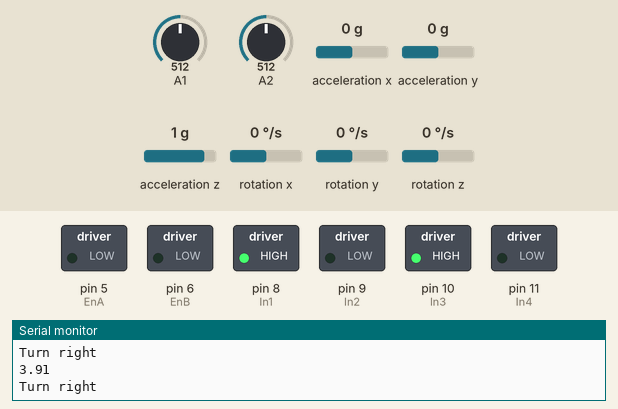
Bench run of a sketch on a simulated Arduino Uno, built with avr-gcc and run on an emulated ATmega328P. Parts: switched loads named in the sketch (green lamp = pin HIGH), the last lines printed to the serial monitor. Wiring (inferred from the names in the program): MPU-6050 motion sensor at I2C address 0x68. Inputs (shaded band) come from the test bench; at power-on: A2 = 512, A1 = 512, rotation z 0 °/s, acceleration x 0 g, acceleration y 0 g, acceleration z 1 g, rotation x 0 °/s, rotation y 0 °/s.

Above: at 1.2 s.
1.3 s: A2 set to 428
2.8 s: A2 set to 404
At 3.6 s:
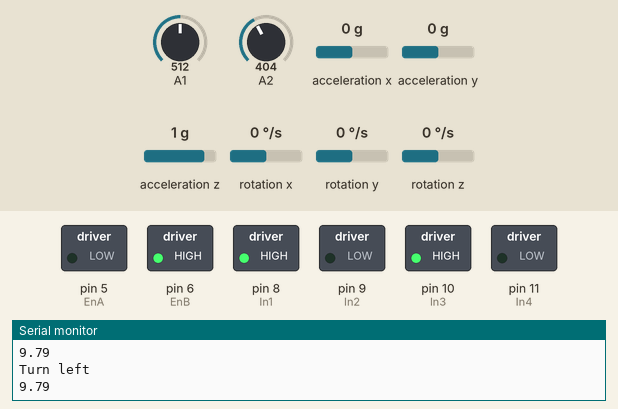
4.3 s: A1 set to 409
5.8 s: A1 set to 382
At 7.2 s:
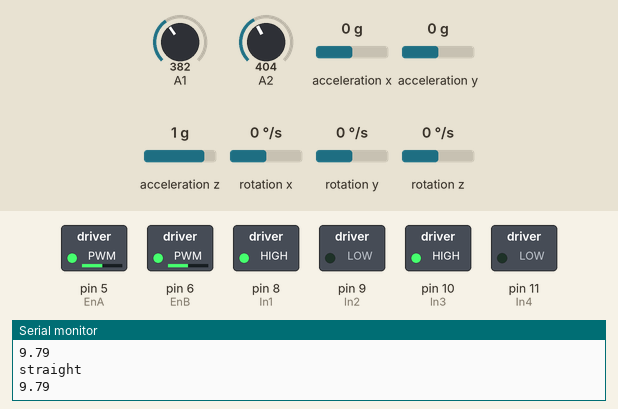
8.8 s: rotation z set to 12 °/s
At 9.3 s:
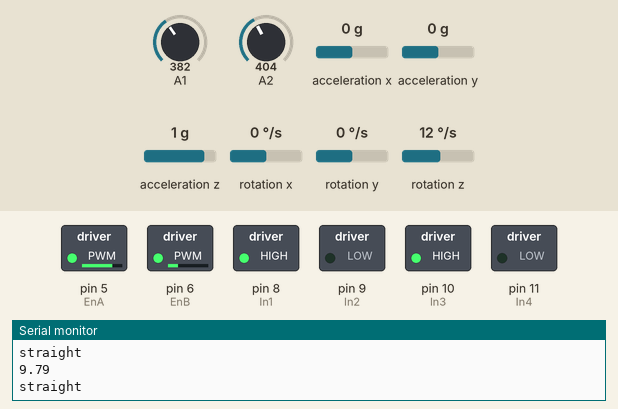
11.8 s: rotation z set to -100 °/s
At 60.7 s:
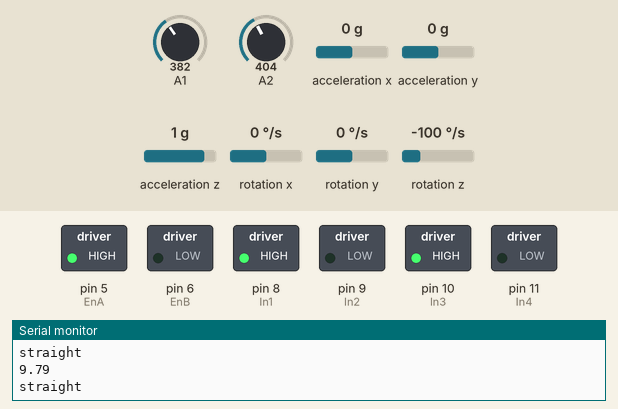
Timing chart, 0 to 61.0 s (numbered marks = the images above; inputs shaded):
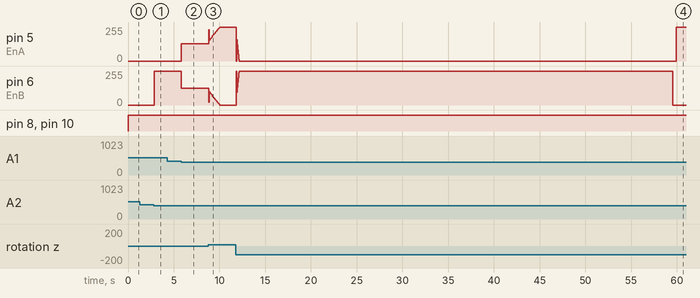

The sketch:

2020-01-31-Test_wall_follower_ir_state_machine.ino
```cpp
// Test de développement robot autonome

#include <Servo.h>
//#include <PID_v1.h>
#include <Wire.h>

const int MPU = 0x68; // MPU6050 I2C address
float AccX, AccY, AccZ;
float GyroX, GyroY, GyroZ;
float accAngleX, accAngleY, gyroAngleX, gyroAngleY, gyroAngleZ;
float roll, pitch, yaw;
float AccErrorX, AccErrorY, GyroErrorX, GyroErrorY, GyroErrorZ;
float elapsedTime, currentTime, previousTime;
int c = 0;
float y = 0;

//variable du pid
float pi = 3.1416;
float command_yaw_rate = 0; //commande de 0 rad/s
float error_yaw_rate = 0;
float previous_error_yaw_rate = 0;
float pid = 0;
float pid_p = 0;
float pid_i = 0;
float pid_d = 0;
float kp = 2;
float ki = 0.5;
float kd = 0.5;

//Motor Connections
//Change this if you wish to use another diagram
//Moteur A a gauche
//Moteur B a droite
const int EnA = 5;
const int EnB = 6;
const int In1 = 8;
const int In2 = 9;
const int In3 = 10;
const int In4 = 11;

//definition des pins et variables pour sensor de distance
// defines pins numbers
const int trigPin = 12;
const int echoPin = 13;
int previous_right_distance = 0;
const int trigPin2 = 2;
const int echoPin2 = 3;
float distance = 0;
float distance2 = 0;
float previous_distance = 0;
int distance_lue2 = 0;


////variables et objets PID
////initial tuning parameters
//double Setpoint, Input, Output;
//double Kp=2, Ki=1, Kd=1;
//PID myPID(&Input, &Output, &Setpoint, Kp, Ki, Kd, DIRECT);

//variables wall follower
float regions[5] = {0,0,0,0,0}; //right, fright,front,fleft,left
int state_active = 0; //variable globale
//state
//    0: 'find the wall',
//    1: 'turn right',
//    2: 'follow the wall',
//    3: 'stop',

// servo object
Servo myservo;
int pos = 0;

//variables loop
int T = 80; //periode de rafraichissement du servo ms
int t_actuel = 0;
int t1 = 0;
bool v_pos = 1; //direction de la rotation 1:0>180, 0:180>0
int defined_pos[5] = {0,54,90,126,180};
int i = 0;
int correction = 0;

void setup()
{
  // All motor control pins are outputs
  pinMode(EnA, OUTPUT);
  pinMode(EnB, OUTPUT);
  pinMode(In1, OUTPUT);
  pinMode(In2, OUTPUT);
  pinMode(In3, OUTPUT);
  pinMode(In4, OUTPUT);

  //setup du sensor de distance
  pinMode(trigPin, OUTPUT); // Sets the trigPin as an Output
  pinMode(echoPin, INPUT); // Sets the echoPin as an Input
  pinMode(trigPin2, OUTPUT); // Sets the trigPin as an Output
  pinMode(echoPin2, INPUT); // Sets the echoPin as an Input

//  //setup de la pin pour le servo
//  myservo.attach(3);

  Serial.begin(9600);
  Wire.begin();                      // Initialize comunication
  Wire.beginTransmission(MPU);       // Start communication with MPU6050 // MPU=0x68
  Wire.write(0x6B);                  // Talk to the register 6B
  Wire.write(0x00);                  // Make reset - place a 0 into the 6B register
  Wire.endTransmission(true);        //end the transmission

//  //setup PID
//  myPID.SetOutputLimits(-30, 30);
//  //valeur cible de la distance robot-mur
//  Setpoint = 20;
//  //turn the PID on
//  myPID.SetMode(AUTOMATIC);
}

//lecture detecteur
void lecture_ultrason()
{
  float distance = 0;
  float distance_right = 0;
  regions[1] = detection_avant();
  regions[0] = detection_arriere();
//  if(pos >= 0 && pos <= 36){
//    regions[0] = distance;
//  }
//  if(pos > 36 && pos <= 72){
//    regions[1] = distance;
//  }
//  if(pos > 72 && pos <= 108){
//    regions[2] = distance;
//  }
//  if(pos > 108 && pos <= 144){
//    regions[3] = distance;
//  }
//  if(pos > 144 && pos <= 180){
//    regions[4] = distance;
//  }
}

void change_state(int state)
{
  if(state != state_active){
    //reset pid
    error_yaw_rate = 0;
    previous_error_yaw_rate = 0;
    pid_p = 0;
    pid_i = 0;
    pid_d = 0;
    state_active = state;
  }
}

//recois la lecture du capteur et prend la décision d'état à adopter.
void take_action()
{
  char state_description[] = "";
  float d = 13;  //distance_min_detection en cm
  //note: dans les conditions tous les fright(1) sont remplacés par right (0)
  //correction de distance2
  distance2 = distance2 + 1;
  if(distance >= 10 && distance <= 23 && distance2 >= 10 && distance2 <= 23){
     change_state(1);
     v_robot(200,0);
     Serial.println("straight");
  }
  else if(distance < 10 && distance2 < 10){
    change_state(2);
    v_robot(0,-pi);
    Serial.println("Turn right");
  }
  else if(distance > 23 && distance2 > 23){
    change_state(3);
    v_robot(0,pi);
    Serial.println("Turn left");
  }
  else if(distance > 10 && distance2 < 10){
    change_state(2);
    v_robot(0,-pi);
    Serial.println("Turn right");
  }
  else if(distance < 10 && distance2 > 10){
    change_state(3);
    v_robot(0,pi);
    Serial.println("Turn left");
  }
  else{
    change_state(0);
    v_robot(0,0);
    Serial.println("Stop");
  }
}

//fonction du detecteur qui renvoie la distance en cm
int detection_avant()
{
  // defines variables
  long duration;
  float distance;

  // Clears the trigPin
  digitalWrite(trigPin, LOW);
  delayMicroseconds(2);
  // Sets the trigPin on HIGH state for 10 micro seconds
  digitalWrite(trigPin, HIGH);
  delayMicroseconds(10);
  digitalWrite(trigPin, LOW);

  // Reads the echoPin, returns the sound wave travel time in microseconds
  duration = pulseIn(echoPin, HIGH);

  // Calculating the distance
  distance= duration*0.034/2;
  return distance;
}

//fonction du detecteur qui renvoie la distance en cm
int detection_arriere()
{
  // defines variables
  long duration;
  float distance;

  // Clears the trigPin
  digitalWrite(trigPin2, LOW);
  delayMicroseconds(2);
  // Sets the trigPin on HIGH state for 10 micro seconds
  digitalWrite(trigPin2, HIGH);
  delayMicroseconds(10);
  digitalWrite(trigPin2, LOW);

  // Reads the echoPin, returns the sound wave travel time in microseconds
  duration = pulseIn(echoPin2, HIGH);

  // Calculating the distance
  distance= duration*0.034/2;
  return distance;
}

//controle la vitesse linéaire et angulaire du robot (mm/s) et (rad/s)
void v_robot(float linear_x, float angular_z)
{
  //variables du robot
  float d = 132; //distance entre les roue en mm
  float VtoV = 0.64; //facteur de conversion entre la vitesse en mm/s et la vitesse en valeur [0,255] 128/200
  int corrected_command_Vleft = 0;
  int corrected_command_Vright = 0;

  //calcul de la commande d'asservissement
  if(!(linear_x == 0 && angular_z == 0)){
    error_yaw_rate = angular_z - GyroZ*pi/180;
    pid_p = kp*error_yaw_rate;
    pid_i = pid_i + ki*error_yaw_rate;
    pid_d = kd*((error_yaw_rate-previous_error_yaw_rate)/elapsedTime);
    pid = pid_p + pid_d + pid_i;
    previous_error_yaw_rate = error_yaw_rate;
    corrected_command_Vleft = (int) linear_x*VtoV - (pid*d*VtoV)/2;
    corrected_command_Vright = (int) linear_x*VtoV + (pid*d*VtoV)/2;

    if(angular_z > 0 && linear_x == 0){
      corrected_command_Vleft = 0;
      corrected_command_Vright = (int) (pid*d*VtoV);
    }
    if(angular_z < 0 && linear_x == 0){
      corrected_command_Vleft = (int) (pid*d*VtoV);
      corrected_command_Vright = 0;
    }
  }
  else{
    corrected_command_Vleft = 0;
    corrected_command_Vright = 0;
  }

  //Controle de la saturation
  if(corrected_command_Vleft > 255){
    corrected_command_Vleft = 255;
  }
  if(corrected_command_Vleft <= 0){
    corrected_command_Vleft = 0;
  }
  if(corrected_command_Vright > 255){
    corrected_command_Vright = 255;
  }
  if(corrected_command_Vright <= 0){
    corrected_command_Vright = 0;
  }

  //controle des moteurs
  // turn on motor A
  digitalWrite(In1, HIGH);
  digitalWrite(In2, LOW);
  // set speed to 150 out 255
  analogWrite(EnA, corrected_command_Vleft);
  // turn on motor B
  digitalWrite(In3, HIGH);
  digitalWrite(In4, LOW);
  // set speed to 150 out 255
  analogWrite(EnB, corrected_command_Vright);
}

//basically...state machine
void loop()
{
  // === Read acceleromter data === //
  Wire.beginTransmission(MPU);
  Wire.write(0x3B); // Start with register 0x3B (ACCEL_XOUT_H)
  Wire.endTransmission(false);
  Wire.requestFrom(MPU, 6, true); // Read 6 registers total, each axis value is stored in 2 registers
  //For a range of +-2g, we need to divide the raw values by 16384, according to the datasheet
  AccX = (Wire.read() << 8 | Wire.read()) / 16384.0; // X-axis value
  AccY = (Wire.read() << 8 | Wire.read()) / 16384.0; // Y-axis value
  AccZ = (Wire.read() << 8 | Wire.read()) / 16384.0; // Z-axis value
  // Calculating Roll and Pitch from the accelerometer data
  accAngleX = (atan(AccY / sqrt(pow(AccX, 2) + pow(AccZ, 2))) * 180 / PI) + 2.37; // AccErrorX ~(0.58) See the calculate_IMU_error()custom function for more details
  accAngleY = (atan(-1 * AccX / sqrt(pow(AccY, 2) + pow(AccZ, 2))) * 180 / PI) + 3.04; // AccErrorY ~(-1.58)

  // === Read gyroscope data === //
  previousTime = currentTime;        // Previous time is stored before the actual time read
  currentTime = millis();            // Current time actual time read
  elapsedTime = (currentTime - previousTime) / 1000; // Divide by 1000 to get seconds
  Wire.beginTransmission(MPU);
  Wire.write(0x43); // Gyro data first register address 0x43
  Wire.endTransmission(false);
  Wire.requestFrom(MPU, 6, true); // Read 4 registers total, each axis value is stored in 2 registers
  GyroX = (Wire.read() << 8 | Wire.read()) / 131.0; // For a 250deg/s range we have to divide first the raw value by 131.0, according to the datasheet
  GyroY = (Wire.read() << 8 | Wire.read()) / 131.0;
  GyroZ = (Wire.read() << 8 | Wire.read()) / 131.0;
  // Correct the outputs with the calculated error values
  GyroX = GyroX + 2.10; // GyroErrorX ~(-0.56)
  GyroY = GyroY - 0.59; // GyroErrorY ~(2)
  GyroZ = GyroZ + 0.12; // GyroErrorZ ~ (-0.8)

  // Currently the raw values are in degrees per seconds, deg/s, so we need to multiply by sendonds (s) to get the angle in degrees
  gyroAngleX = gyroAngleX + GyroX * elapsedTime; // deg/s * s = deg
  gyroAngleY = gyroAngleY + GyroY * elapsedTime;
  yaw =  yaw + GyroZ * elapsedTime;

  // Complementary filter - combine acceleromter and gyro angle values
  roll = 0.96 * gyroAngleX + 0.04 * accAngleX;
  pitch = 0.96 * gyroAngleY + 0.04 * accAngleY;
  y = y + (AccY + 0.04) * 9.81 * 100 * pow(elapsedTime, 2);

  //lecture US
//  lecture_ultrason();
  //lecture et conversion en cm
  distance = analogRead(A1);
  distance = 0.0001*pow(distance,2) - 0.146*distance + 52.451;
  distance2 = analogRead(A2);
  distance2 = 0.0001*pow(distance2,2) - 0.146*distance2 + 52.451;
  Serial.println(distance2);
  take_action();

  previous_distance = distance;
  delay(50);
}
```

Measured:
- the behaviour switches between 417 and 416 on A2 (found by bisection; images 0 and 1)
- the behaviour switches between 401 and 400 on A1 (found by bisection; images 1 and 2)
- after the input at 2.8 s, pin 6 (EnB): 0/255 → 255/255 after 0.05 s
- after the input at 5.8 s, pin 5 (EnA): 0/255 → 128/255 at once, → 129/255 0.97 s later, → 130/255 1.2 s later; pin 6 (EnB): 255/255 → 127/255 at once, → 126/255 0.97 s later, → 125/255 1.2 s later
- after the input at 11.8 s, pin 5 (EnA): 255/255 → 0/255 at once, → 255/255 48.1 s later; pin 6 (EnB): 0/255 → 255/255 at once, → 0/255 47.7 s later
